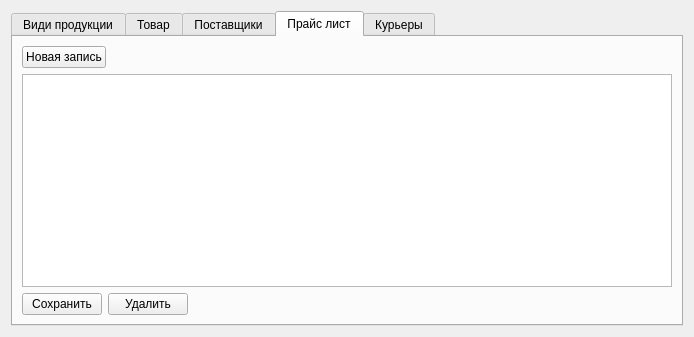
<?xml version="1.0" encoding="UTF-8"?>
<ui version="4.0">
 <class>PManager</class>
 <widget class="QWidget" name="PManager">
  <property name="geometry">
   <rect>
    <x>0</x>
    <y>0</y>
    <width>694</width>
    <height>337</height>
   </rect>
  </property>
  <property name="windowTitle">
   <string>Manager</string>
  </property>
  <layout class="QHBoxLayout" name="horizontalLayout_8">
   <item>
    <widget class="QTabWidget" name="tabWidget">
     <property name="tabPosition">
      <enum>QTabWidget::North</enum>
     </property>
     <property name="tabShape">
      <enum>QTabWidget::Rounded</enum>
     </property>
     <property name="currentIndex">
      <number>3</number>
     </property>
     <widget class="QWidget" name="tab_1">
      <attribute name="title">
       <string>Види продукции</string>
      </attribute>
      <layout class="QVBoxLayout" name="verticalLayout_3">
       <item>
        <layout class="QHBoxLayout" name="horizontalLayout_2">
         <item>
          <layout class="QVBoxLayout" name="verticalLayout">
           <item>
            <widget class="QLabel" name="label_3">
             <property name="sizePolicy">
              <sizepolicy hsizetype="Expanding" vsizetype="Preferred">
               <horstretch>1</horstretch>
               <verstretch>0</verstretch>
              </sizepolicy>
             </property>
             <property name="text">
              <string>Виды продукции:</string>
             </property>
            </widget>
           </item>
           <item>
            <widget class="QTableWidget" name="prod_types_table">
             <property name="sizePolicy">
              <sizepolicy hsizetype="Expanding" vsizetype="Expanding">
               <horstretch>2</horstretch>
               <verstretch>0</verstretch>
              </sizepolicy>
             </property>
             <property name="editTriggers">
              <set>QAbstractItemView::NoEditTriggers</set>
             </property>
             <property name="tabKeyNavigation">
              <bool>false</bool>
             </property>
             <property name="showDropIndicator" stdset="0">
              <bool>false</bool>
             </property>
             <property name="dragDropOverwriteMode">
              <bool>false</bool>
             </property>
             <property name="selectionMode">
              <enum>QAbstractItemView::SingleSelection</enum>
             </property>
             <property name="selectionBehavior">
              <enum>QAbstractItemView::SelectRows</enum>
             </property>
             <property name="gridStyle">
              <enum>Qt::SolidLine</enum>
             </property>
             <column>
              <property name="text">
               <string>Название</string>
              </property>
             </column>
             <column>
              <property name="text">
               <string>Описание</string>
              </property>
             </column>
            </widget>
           </item>
          </layout>
         </item>
         <item>
          <widget class="Line" name="line_2">
           <property name="orientation">
            <enum>Qt::Vertical</enum>
           </property>
          </widget>
         </item>
         <item>
          <layout class="QVBoxLayout" name="verticalLayout_2">
           <item>
            <widget class="QLabel" name="label">
             <property name="sizePolicy">
              <sizepolicy hsizetype="Preferred" vsizetype="Preferred">
               <horstretch>0</horstretch>
               <verstretch>0</verstretch>
              </sizepolicy>
             </property>
             <property name="text">
              <string>Название:</string>
             </property>
             <property name="alignment">
              <set>Qt::AlignCenter</set>
             </property>
            </widget>
           </item>
           <item>
            <widget class="QLineEdit" name="prod_type_name_ed">
             <property name="sizePolicy">
              <sizepolicy hsizetype="Preferred" vsizetype="Fixed">
               <horstretch>0</horstretch>
               <verstretch>0</verstretch>
              </sizepolicy>
             </property>
             <property name="maximumSize">
              <size>
               <width>180</width>
               <height>16777215</height>
              </size>
             </property>
            </widget>
           </item>
           <item>
            <widget class="QLabel" name="label_2">
             <property name="sizePolicy">
              <sizepolicy hsizetype="Preferred" vsizetype="Preferred">
               <horstretch>0</horstretch>
               <verstretch>0</verstretch>
              </sizepolicy>
             </property>
             <property name="text">
              <string>Описание:</string>
             </property>
             <property name="alignment">
              <set>Qt::AlignCenter</set>
             </property>
            </widget>
           </item>
           <item>
            <widget class="QTextEdit" name="prod_type_dscr_ed">
             <property name="sizePolicy">
              <sizepolicy hsizetype="Preferred" vsizetype="Expanding">
               <horstretch>0</horstretch>
               <verstretch>0</verstretch>
              </sizepolicy>
             </property>
             <property name="maximumSize">
              <size>
               <width>180</width>
               <height>100</height>
              </size>
             </property>
            </widget>
           </item>
           <item>
            <spacer name="verticalSpacer">
             <property name="orientation">
              <enum>Qt::Vertical</enum>
             </property>
             <property name="sizeHint" stdset="0">
              <size>
               <width>20</width>
               <height>40</height>
              </size>
             </property>
            </spacer>
           </item>
          </layout>
         </item>
        </layout>
       </item>
       <item>
        <layout class="QHBoxLayout" name="horizontalLayout">
         <item>
          <spacer name="horizontalSpacer">
           <property name="orientation">
            <enum>Qt::Horizontal</enum>
           </property>
           <property name="sizeHint" stdset="0">
            <size>
             <width>40</width>
             <height>20</height>
            </size>
           </property>
          </spacer>
         </item>
         <item>
          <widget class="QPushButton" name="add_prod_type">
           <property name="sizePolicy">
            <sizepolicy hsizetype="Preferred" vsizetype="Fixed">
             <horstretch>0</horstretch>
             <verstretch>0</verstretch>
            </sizepolicy>
           </property>
           <property name="text">
            <string>Добавить</string>
           </property>
          </widget>
         </item>
         <item>
          <widget class="QPushButton" name="save_prod_type">
           <property name="enabled">
            <bool>false</bool>
           </property>
           <property name="sizePolicy">
            <sizepolicy hsizetype="Preferred" vsizetype="Fixed">
             <horstretch>0</horstretch>
             <verstretch>0</verstretch>
            </sizepolicy>
           </property>
           <property name="text">
            <string>Сохранить</string>
           </property>
          </widget>
         </item>
         <item>
          <widget class="QPushButton" name="del_prod_type">
           <property name="enabled">
            <bool>false</bool>
           </property>
           <property name="sizePolicy">
            <sizepolicy hsizetype="Preferred" vsizetype="Fixed">
             <horstretch>0</horstretch>
             <verstretch>0</verstretch>
            </sizepolicy>
           </property>
           <property name="text">
            <string>Удалить</string>
           </property>
          </widget>
         </item>
        </layout>
       </item>
      </layout>
     </widget>
     <widget class="QWidget" name="tab_2">
      <attribute name="title">
       <string>Товар</string>
      </attribute>
      <layout class="QHBoxLayout" name="horizontalLayout_5">
       <item>
        <layout class="QHBoxLayout" name="horizontalLayout_3">
         <item>
          <widget class="QTreeWidget" name="prod_treeWidget">
           <property name="sizePolicy">
            <sizepolicy hsizetype="Expanding" vsizetype="Expanding">
             <horstretch>2</horstretch>
             <verstretch>0</verstretch>
            </sizepolicy>
           </property>
           <property name="editTriggers">
            <set>QAbstractItemView::NoEditTriggers</set>
           </property>
           <property name="showDropIndicator" stdset="0">
            <bool>false</bool>
           </property>
           <property name="alternatingRowColors">
            <bool>true</bool>
           </property>
           <property name="sortingEnabled">
            <bool>false</bool>
           </property>
           <property name="animated">
            <bool>true</bool>
           </property>
           <property name="allColumnsShowFocus">
            <bool>true</bool>
           </property>
           <attribute name="headerCascadingSectionResizes">
            <bool>true</bool>
           </attribute>
           <column>
            <property name="text">
             <string notr="true">Название</string>
            </property>
           </column>
           <column>
            <property name="text">
             <string>Описание</string>
            </property>
           </column>
           <column>
            <property name="text">
             <string>Накрутка</string>
            </property>
           </column>
           <column>
            <property name="text">
             <string>Рейтинг</string>
            </property>
           </column>
           <column>
            <property name="text">
             <string>prod_id</string>
            </property>
           </column>
          </widget>
         </item>
         <item>
          <widget class="Line" name="line">
           <property name="orientation">
            <enum>Qt::Vertical</enum>
           </property>
          </widget>
         </item>
         <item>
          <layout class="QVBoxLayout" name="verticalLayout_4">
           <item>
            <layout class="QGridLayout" name="gridLayout">
             <item row="0" column="0">
              <widget class="QLabel" name="label_4">
               <property name="text">
                <string>Тип:</string>
               </property>
              </widget>
             </item>
             <item row="0" column="1">
              <widget class="QComboBox" name="prod_type_cb">
               <property name="maximumSize">
                <size>
                 <width>160</width>
                 <height>16777215</height>
                </size>
               </property>
               <property name="insertPolicy">
                <enum>QComboBox::NoInsert</enum>
               </property>
               <property name="frame">
                <bool>true</bool>
               </property>
              </widget>
             </item>
             <item row="1" column="0">
              <widget class="QLabel" name="label_8">
               <property name="text">
                <string>Название:</string>
               </property>
              </widget>
             </item>
             <item row="1" column="1">
              <widget class="QLineEdit" name="prod_title_le">
               <property name="maximumSize">
                <size>
                 <width>160</width>
                 <height>16777215</height>
                </size>
               </property>
              </widget>
             </item>
             <item row="2" column="0">
              <widget class="QLabel" name="label_5">
               <property name="text">
                <string>Описание:</string>
               </property>
              </widget>
             </item>
             <item row="2" column="1">
              <widget class="QTextEdit" name="prod_dscr_te">
               <property name="sizePolicy">
                <sizepolicy hsizetype="Expanding" vsizetype="Expanding">
                 <horstretch>0</horstretch>
                 <verstretch>0</verstretch>
                </sizepolicy>
               </property>
               <property name="maximumSize">
                <size>
                 <width>160</width>
                 <height>16777215</height>
                </size>
               </property>
              </widget>
             </item>
             <item row="3" column="0">
              <widget class="QLabel" name="label_6">
               <property name="text">
                <string>Накрутка:</string>
               </property>
              </widget>
             </item>
             <item row="3" column="1">
              <widget class="QDoubleSpinBox" name="extra_charge_dsb">
               <property name="maximumSize">
                <size>
                 <width>160</width>
                 <height>16777215</height>
                </size>
               </property>
               <property name="prefix">
                <string/>
               </property>
               <property name="suffix">
                <string> %</string>
               </property>
               <property name="decimals">
                <number>2</number>
               </property>
               <property name="maximum">
                <double>100.000000000000000</double>
               </property>
               <property name="singleStep">
                <double>0.100000000000000</double>
               </property>
              </widget>
             </item>
             <item row="4" column="0">
              <widget class="QLabel" name="label_7">
               <property name="text">
                <string>Рейтинг:</string>
               </property>
              </widget>
             </item>
             <item row="4" column="1">
              <widget class="QDoubleSpinBox" name="rating_dsb">
               <property name="maximumSize">
                <size>
                 <width>160</width>
                 <height>16777215</height>
                </size>
               </property>
               <property name="accelerated">
                <bool>false</bool>
               </property>
               <property name="decimals">
                <number>1</number>
               </property>
               <property name="maximum">
                <double>100000.000000000000000</double>
               </property>
               <property name="singleStep">
                <double>0.500000000000000</double>
               </property>
              </widget>
             </item>
            </layout>
           </item>
           <item>
            <layout class="QHBoxLayout" name="horizontalLayout_4">
             <item>
              <spacer name="horizontalSpacer_2">
               <property name="orientation">
                <enum>Qt::Horizontal</enum>
               </property>
               <property name="sizeHint" stdset="0">
                <size>
                 <width>40</width>
                 <height>20</height>
                </size>
               </property>
              </spacer>
             </item>
             <item>
              <widget class="QPushButton" name="delete_btn">
               <property name="enabled">
                <bool>false</bool>
               </property>
               <property name="text">
                <string>Удалить</string>
               </property>
              </widget>
             </item>
             <item>
              <widget class="QPushButton" name="add_update_btn">
               <property name="enabled">
                <bool>false</bool>
               </property>
               <property name="text">
                <string>Добавить</string>
               </property>
              </widget>
             </item>
            </layout>
           </item>
          </layout>
         </item>
        </layout>
       </item>
      </layout>
     </widget>
     <widget class="QWidget" name="tab_3">
      <attribute name="title">
       <string>Поставщики</string>
      </attribute>
      <layout class="QHBoxLayout" name="horizontalLayout_10">
       <item>
        <layout class="QVBoxLayout" name="verticalLayout_6">
         <item>
          <widget class="QLabel" name="label_9">
           <property name="sizePolicy">
            <sizepolicy hsizetype="Expanding" vsizetype="Preferred">
             <horstretch>1</horstretch>
             <verstretch>0</verstretch>
            </sizepolicy>
           </property>
           <property name="text">
            <string>Поставщики :</string>
           </property>
          </widget>
         </item>
         <item>
          <widget class="QTableWidget" name="suppliers_types_table">
           <property name="sizePolicy">
            <sizepolicy hsizetype="Expanding" vsizetype="Expanding">
             <horstretch>2</horstretch>
             <verstretch>0</verstretch>
            </sizepolicy>
           </property>
           <property name="editTriggers">
            <set>QAbstractItemView::NoEditTriggers</set>
           </property>
           <property name="tabKeyNavigation">
            <bool>false</bool>
           </property>
           <property name="showDropIndicator" stdset="0">
            <bool>false</bool>
           </property>
           <property name="dragDropOverwriteMode">
            <bool>false</bool>
           </property>
           <property name="selectionMode">
            <enum>QAbstractItemView::SingleSelection</enum>
           </property>
           <property name="selectionBehavior">
            <enum>QAbstractItemView::SelectRows</enum>
           </property>
           <property name="gridStyle">
            <enum>Qt::SolidLine</enum>
           </property>
           <column>
            <property name="text">
             <string>Имя</string>
            </property>
           </column>
           <column>
            <property name="text">
             <string>Расстояние</string>
            </property>
           </column>
           <column>
            <property name="text">
             <string>Контакты</string>
            </property>
           </column>
           <column>
            <property name="text">
             <string>id</string>
            </property>
           </column>
          </widget>
         </item>
        </layout>
       </item>
       <item>
        <widget class="Line" name="line_3">
         <property name="orientation">
          <enum>Qt::Vertical</enum>
         </property>
        </widget>
       </item>
       <item>
        <layout class="QVBoxLayout" name="verticalLayout_7">
         <item>
          <layout class="QGridLayout" name="gridLayout_2">
           <item row="0" column="0">
            <widget class="QLabel" name="label_10">
             <property name="sizePolicy">
              <sizepolicy hsizetype="Preferred" vsizetype="Preferred">
               <horstretch>0</horstretch>
               <verstretch>0</verstretch>
              </sizepolicy>
             </property>
             <property name="text">
              <string>Имя : </string>
             </property>
             <property name="alignment">
              <set>Qt::AlignCenter</set>
             </property>
            </widget>
           </item>
           <item row="0" column="1">
            <widget class="QLineEdit" name="supplier_name_le">
             <property name="sizePolicy">
              <sizepolicy hsizetype="Preferred" vsizetype="Fixed">
               <horstretch>0</horstretch>
               <verstretch>0</verstretch>
              </sizepolicy>
             </property>
             <property name="maximumSize">
              <size>
               <width>160</width>
               <height>16777215</height>
              </size>
             </property>
            </widget>
           </item>
           <item row="1" column="0">
            <widget class="QLabel" name="label_12">
             <property name="text">
              <string>Расстояние :</string>
             </property>
            </widget>
           </item>
           <item row="1" column="1">
            <widget class="QDoubleSpinBox" name="supplier_distance_dsb">
             <property name="maximumSize">
              <size>
               <width>160</width>
               <height>16777215</height>
              </size>
             </property>
             <property name="maximum">
              <double>1000000000.000000000000000</double>
             </property>
            </widget>
           </item>
           <item row="2" column="0">
            <widget class="QLabel" name="label_11">
             <property name="sizePolicy">
              <sizepolicy hsizetype="Preferred" vsizetype="Preferred">
               <horstretch>0</horstretch>
               <verstretch>0</verstretch>
              </sizepolicy>
             </property>
             <property name="text">
              <string>Контакты :</string>
             </property>
             <property name="alignment">
              <set>Qt::AlignCenter</set>
             </property>
            </widget>
           </item>
           <item row="2" column="1">
            <widget class="QTextEdit" name="supplier_contacts_te">
             <property name="sizePolicy">
              <sizepolicy hsizetype="Preferred" vsizetype="Expanding">
               <horstretch>0</horstretch>
               <verstretch>0</verstretch>
              </sizepolicy>
             </property>
             <property name="maximumSize">
              <size>
               <width>160</width>
               <height>100</height>
              </size>
             </property>
            </widget>
           </item>
          </layout>
         </item>
         <item>
          <layout class="QHBoxLayout" name="horizontalLayout_9">
           <item>
            <widget class="QPushButton" name="add_supplier_btn">
             <property name="sizePolicy">
              <sizepolicy hsizetype="Preferred" vsizetype="Fixed">
               <horstretch>0</horstretch>
               <verstretch>0</verstretch>
              </sizepolicy>
             </property>
             <property name="text">
              <string>Добавить</string>
             </property>
            </widget>
           </item>
           <item>
            <widget class="QPushButton" name="save_supplier_btn">
             <property name="enabled">
              <bool>false</bool>
             </property>
             <property name="sizePolicy">
              <sizepolicy hsizetype="Preferred" vsizetype="Fixed">
               <horstretch>0</horstretch>
               <verstretch>0</verstretch>
              </sizepolicy>
             </property>
             <property name="text">
              <string>Сохранить</string>
             </property>
            </widget>
           </item>
           <item>
            <widget class="QPushButton" name="del_supplier_btn">
             <property name="enabled">
              <bool>false</bool>
             </property>
             <property name="sizePolicy">
              <sizepolicy hsizetype="Preferred" vsizetype="Fixed">
               <horstretch>0</horstretch>
               <verstretch>0</verstretch>
              </sizepolicy>
             </property>
             <property name="text">
              <string>Удалить</string>
             </property>
            </widget>
           </item>
          </layout>
         </item>
         <item>
          <spacer name="verticalSpacer_2">
           <property name="orientation">
            <enum>Qt::Vertical</enum>
           </property>
           <property name="sizeHint" stdset="0">
            <size>
             <width>20</width>
             <height>40</height>
            </size>
           </property>
          </spacer>
         </item>
        </layout>
       </item>
      </layout>
     </widget>
     <widget class="QWidget" name="tab_4">
      <attribute name="title">
       <string>Прайс лист</string>
      </attribute>
      <layout class="QVBoxLayout" name="verticalLayout_5">
       <item>
        <layout class="QHBoxLayout" name="horizontalLayout_6">
         <item>
          <widget class="QPushButton" name="new_price_rec_btn">
           <property name="text">
            <string>Новая запись</string>
           </property>
          </widget>
         </item>
         <item>
          <spacer name="horizontalSpacer_4">
           <property name="orientation">
            <enum>Qt::Horizontal</enum>
           </property>
           <property name="sizeHint" stdset="0">
            <size>
             <width>40</width>
             <height>20</height>
            </size>
           </property>
          </spacer>
         </item>
        </layout>
       </item>
       <item>
        <widget class="QTableWidget" name="price_table"/>
       </item>
       <item>
        <layout class="QHBoxLayout" name="horizontalLayout_7">
         <item>
          <widget class="QPushButton" name="save_price_rec_btn">
           <property name="text">
            <string>Сохранить</string>
           </property>
          </widget>
         </item>
         <item>
          <widget class="QPushButton" name="del_price_rec_btn">
           <property name="text">
            <string>Удалить</string>
           </property>
          </widget>
         </item>
         <item>
          <spacer name="horizontalSpacer_3">
           <property name="orientation">
            <enum>Qt::Horizontal</enum>
           </property>
           <property name="sizeHint" stdset="0">
            <size>
             <width>40</width>
             <height>20</height>
            </size>
           </property>
          </spacer>
         </item>
        </layout>
       </item>
      </layout>
     </widget>
     <widget class="QWidget" name="tab_5">
      <attribute name="title">
       <string>Курьеры</string>
      </attribute>
     </widget>
    </widget>
   </item>
  </layout>
 </widget>
 <resources/>
 <connections/>
</ui>
